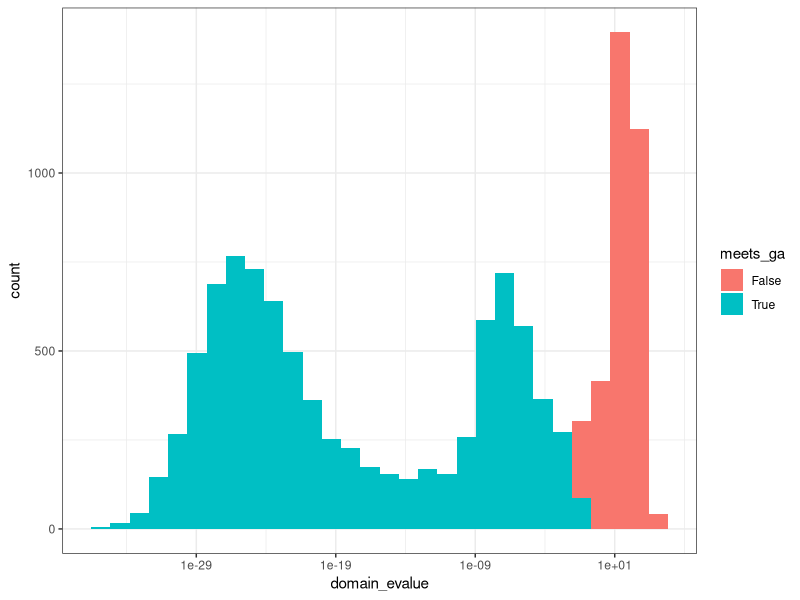
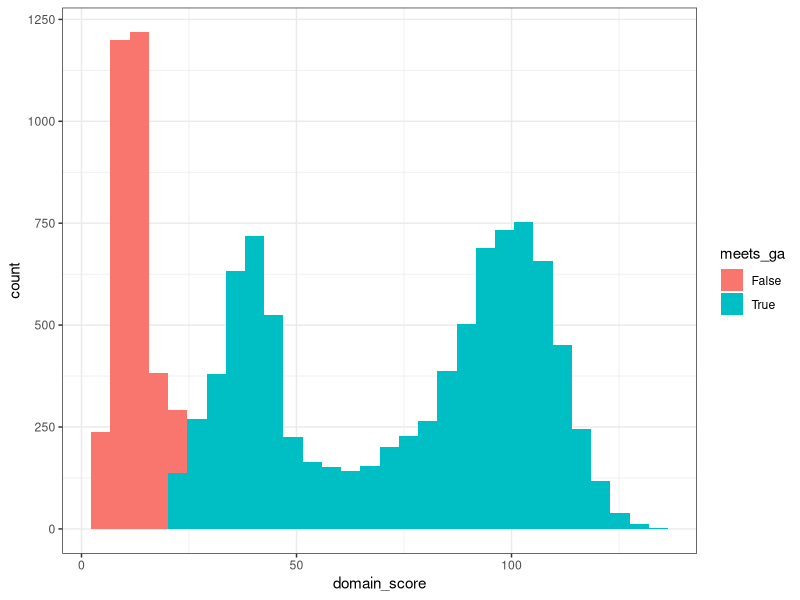

These figures' R source, in order:
library(ggplot2)

dat <- read.table("Plotting_Input.txt", header=T, sep='\t')
# domain_evalue   domain_score    meets_ga

pdf("Score_and_Evalue_Histograms.pdf")

ggplot(dat, aes(x=domain_evalue, fill=meets_ga)) + geom_histogram() + theme_bw() + scale_x_log10()
ggplot(dat, aes(x=domain_score, fill=meets_ga)) + geom_histogram() + theme_bw()
dev.off()
